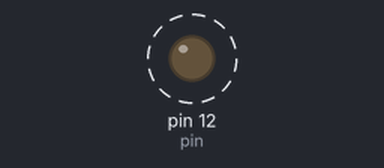
A sketch run on a simulated Arduino Uno, built with avr-gcc and run on an emulated ATmega328P. Parts: output pins drawn as LEDs (lit = HIGH). Dashed ring = blinking.

Above: at 0.5 s.
Timing chart, 0 to 3.0 s (numbered marks = the images above):
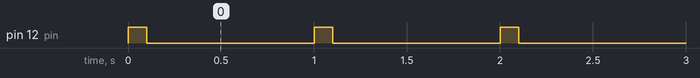

Measured:
- by itself, pin 12 (pin): alternates HIGH for 0.10 s and LOW for 0.90 s

The sketch:

test.ino
```cpp
//test for one fan change pin value to test per fan


int pin=12;

void setup() {
  // put your setup code here, to run once:
pinMode(pin,OUTPUT);

}

void loop() {
  // put your main code here, to run repeatedly:
digitalWrite(pin, HIGH);
delay(100); // wait 1/2 sec
digitalWrite(pin, LOW);
delay(900); // wait 1/2 sec
}
```
